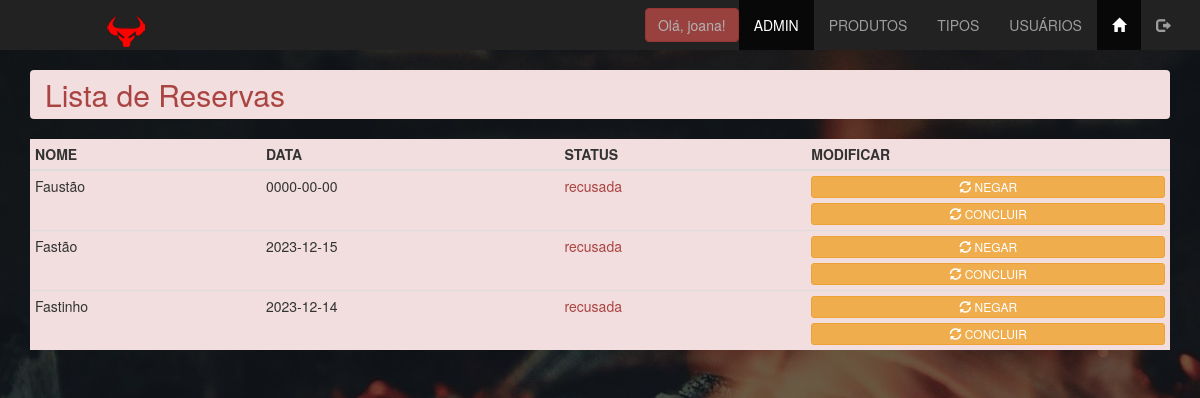
The app's page /admin/reservas_lista.php (signed in) with its own data.
### tables this page shows
CREATE TABLE `reserva` (
  `id` int(11) NOT NULL AUTO_INCREMENT,
  `nome` varchar(100) NOT NULL,
  `cpf` varchar(11) NOT NULL,
  `email` varchar(45) NOT NULL,
  `data` date NOT NULL,
  `status` enum('concluida','recusada','andamento') NOT NULL DEFAULT 'andamento',
  `dataex` datetime DEFAULT NULL,
  PRIMARY KEY (`id`)
);

### admin/reservas_lista.php (the view, shortened to what this page needs)
<?php
include '../conn/connect.php';
$lista = $conn->query("select * from reserva order by id ");
$row = $lista->fetch_assoc();
?>
<!DOCTYPE html>
<html lang="pt-BR">
<head>
    <link rel="stylesheet" href="../css/bootstrap.min.css">
    <link rel="stylesheet" href="../css/estilo.css">
</head>
<body class="fundofixo">
    <?php include "menu_adm.php"; ?>
    <main class="container">
        <h2 class="breadcrumb alert-danger" >Lista de Reservas </h2>
        <table class="table table-hover table-condensed tb-opacidade bg-danger">
            <thead>
                <th>NOME</th>
                <th>DATA</th>
                <th>STATUS</th>
                <th>MODIFICAR</th>
            </thead>
            <tbody>
                    <?php do{?>
                    <tr>
                        <td>
                            <?php echo $row['nome'];?>
                        </td>
                        <td>
                            <?php echo $row['data'];?>
                        </td>
                           <td class="<?php echo $row['status'] == 'recusada'? 'text-danger' : '';?>"><?php echo $row['status']; ?> </td>
                        <td >
                            <a href="reservas_lista.php?id=<?php echo $row['id'];?>" role="button" class="btn btn-warning btn-block btn-xs">
                                <span class="glyphicon glyphicon-refresh"></span>
                                <span class="hidden-xs">NEGAR</span>
                            </a>
                            <a href="concluido.php?id=<?php echo $row['id'];?>" role="button" class="btn btn-warning btn-block btn-xs">
                                <span class="glyphicon glyphicon-refresh"></span>
                                <span class="hidden-xs">CONCLUIR</span>
                            </a>
                        </td>
                    </tr>
                    <?php }while($row = $lista->fetch_assoc());?>
            </tbody>
        </table>
    </main>
</body>
</html>

### css/estilo.css (style rules this page uses)
.fundofixo { background: url('../images/churrascaria.jpg') no-repeat fixed; -webkit-background-size: cover ; background-size: cover; }

### records on screen
reserva: nome "Faustão", data "0000-00-00", status "recusada"
reserva: nome "Fastão", data "2023-12-15", status "recusada"
reserva: nome "Fastinho", data "2023-12-14", status "recusada"

### other values on screen
$_SESSION['login_usuario'] "joana"
